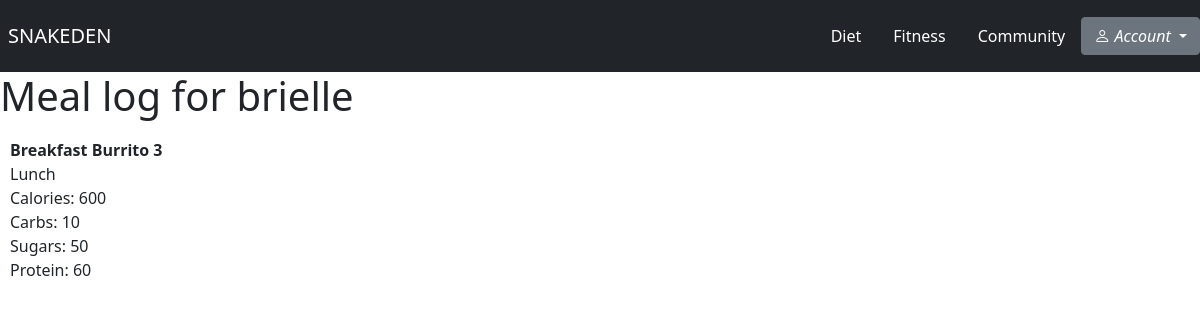
Page /meal_log/ (signed in) on the earlier database version.
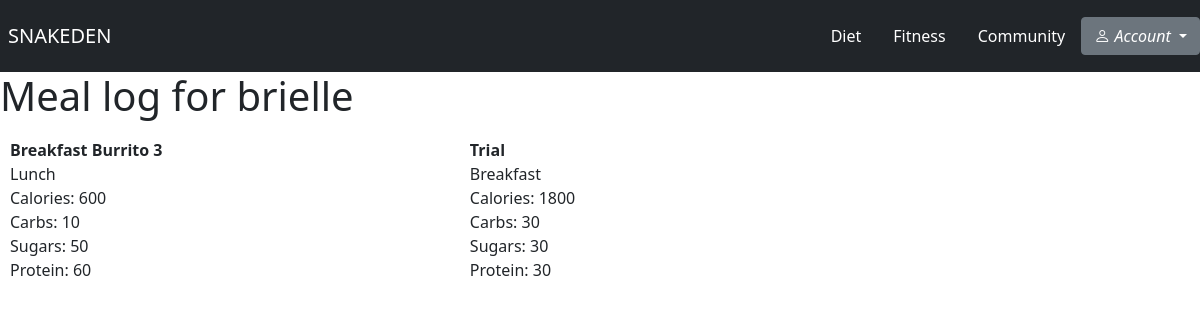
Same page on the later database version.
### diet/models.py (models this page shows)
class Meal(models.Model):
    MEAL_TYPES = [
        ('Breakfast', 'Breakfast'),
        ('Lunch', 'Lunch'),
        ('Dinner', 'Dinner'),
        ('Snack', 'Snack'),
    ]
    meal_name = models.CharField(max_length=100)
    meal_type = models.CharField(max_length=50, choices=MEAL_TYPES)
    calories = models.IntegerField()
    carbs = models.IntegerField()
    sugars = models.IntegerField()
    protein = models.IntegerField()
    user = models.ForeignKey(User, on_delete=models.CASCADE)
    created_at = models.DateTimeField(auto_now_add=True)

### users/views.py (the view)
# urls.py: path('meal_log/', userViews.user_meal_data, name='user_meal_data'),
@login_required
def user_meal_data(request):
    meals = Meal.objects.filter(user=request.user)
    return render(request, 'users/meal_log.html', {'meals': meals})

### users/templates/users/meal_log.html
{% extends 'base.html' %}
{% block body %}
    <h1>Meal log for {{ user.username }}</h1>
    <div style="display: grid; grid-template-columns: auto auto auto;; padding: 10px;">
    {% for meal in meals %}
        <div style="margin-bottom: 20px;">
            <div style="font-weight: bold;">{{ meal.meal_name }}</div>
            <div>{{ meal.meal_type }}</div>
            <div>Calories: {{ meal.calories }}</div>
            <div>Carbs: {{ meal.carbs }}</div>
            <div>Sugars: {{ meal.sugars }}</div>
            <div>Protein: {{ meal.protein }}</div>
        </div>
    {% endfor %}
    </div>
{% endblock %}

Differences in the rows shown:
added Meal: meal_name "Trial", meal_type "Breakfast", calories "1800", carbs "30", sugars "30", protein "30"
